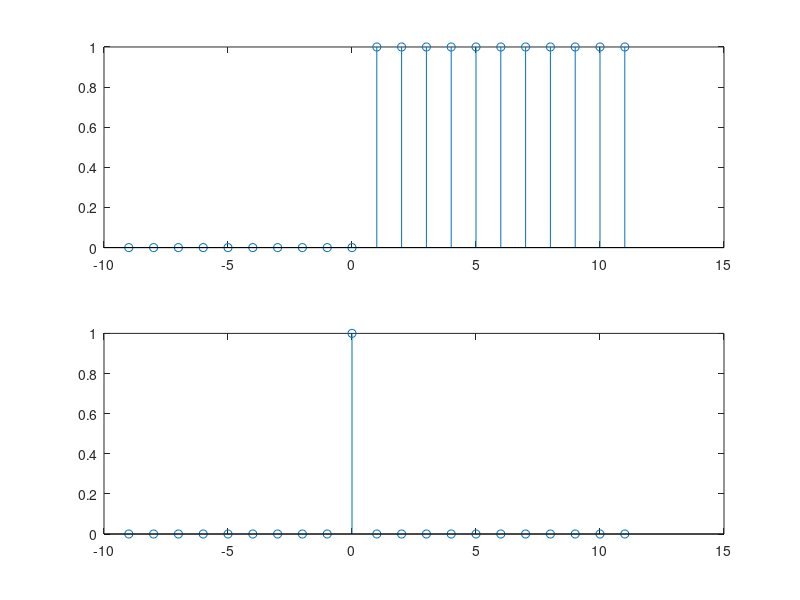

This chart was generated by the following MATLAB code:
clear all;
x = [zeros(1,10) ones(1,11)];
dx = zeros(size(x));
m = [-9:11];

for n = 2:length(x)
  dx(n-1) = x(n) - x(n-1);
endfor

subplot(2,1,1)
stem(m,x);
subplot(2,1,2)
stem(m,dx);


print -dpng "ciparu_signali_02.png"
